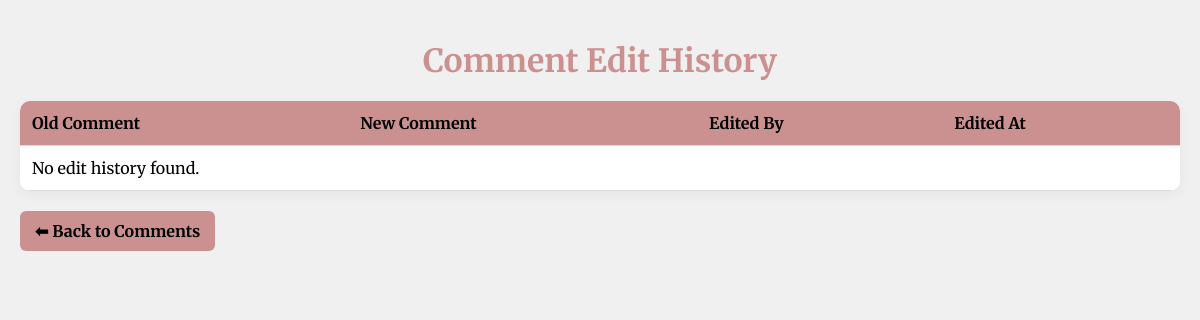
The app's page /admin/edit-history.php?id=15, older data.
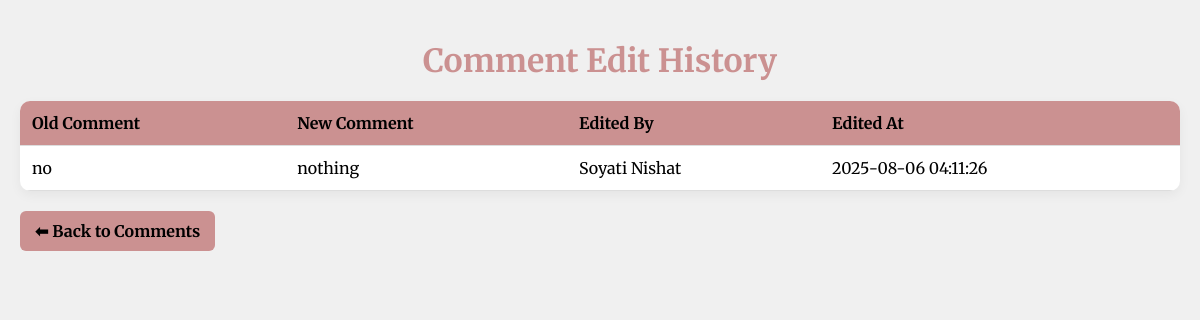
The same page, newer data.
### tables this page shows
CREATE TABLE `comment_edits` (
  `id` int(11) NOT NULL,
  `comment_id` int(11) NOT NULL,
  `old_comment` text NOT NULL,
  `new_comment` text NOT NULL,
  `edited_by` int(11) NOT NULL,
  `edited_at` timestamp NOT NULL DEFAULT current_timestamp()
);

CREATE TABLE `users` (
  `id` int(11) NOT NULL,
  `fullname` varchar(100) DEFAULT NULL,
  `username` varchar(50) NOT NULL,
  `email` varchar(100) NOT NULL,
  `password` varchar(255) NOT NULL,
  `role` enum('admin','blogger','reader') DEFAULT 'reader',
  `bio` text DEFAULT NULL,
  `profile_image` varchar(255) DEFAULT NULL,
  `created_at` timestamp NOT NULL DEFAULT current_timestamp()
);

### admin/edit-history.php (the view, shortened to what this page needs)
<?php
require_once '../php/config.php';
$comment_id = intval($_GET['id']);
$stmt = $conn->prepare("
    SELECT ce.*, u.username
    FROM comment_edits ce
    JOIN users u ON ce.edited_by = u.id
    WHERE ce.comment_id = ?
    ORDER BY ce.edited_at DESC
");
$stmt->bind_param("i", $comment_id);
$stmt->execute();
$result = $stmt->get_result();
?>
<!DOCTYPE html>
<html lang="en">
<head>
</head>
<body>
    <h1>Comment Edit History</h1>
    <table>
        <thead>
            <tr>
                <th>Old Comment</th>
                <th>New Comment</th>
                <th>Edited By</th>
                <th>Edited At</th>
            </tr>
        </thead>
        <tbody>
            <?php if ($result->num_rows > 0): ?>
                <?php while ($row = $result->fetch_assoc()): ?>
                    <tr>
                        <td><?= htmlspecialchars($row['old_comment']) ?></td>
                        <td><?= htmlspecialchars($row['new_comment']) ?></td>
                        <td><?= htmlspecialchars($row['username']) ?></td>
                        <td><?= htmlspecialchars($row['edited_at']) ?></td>
                    </tr>
                <?php endwhile; ?>
            <?php else: ?>
                <tr>
                    <td colspan="4">No edit history found.</td>
                </tr>
            <?php endif; ?>
        </tbody>
    </table>
    <a href="manage-comments.php" class="btn-back">⬅ Back to Comments</a>
</body>
</html>

Row changes from the older to the newer data that the page shows:
added comment_edits: old_comment "no", new_comment "nothing", edited_by.username "Soyati Nishat", edited_at "2025-08-06 04:11:26"
Text that changed along with them:
text no longer shown: "No edit history found."
